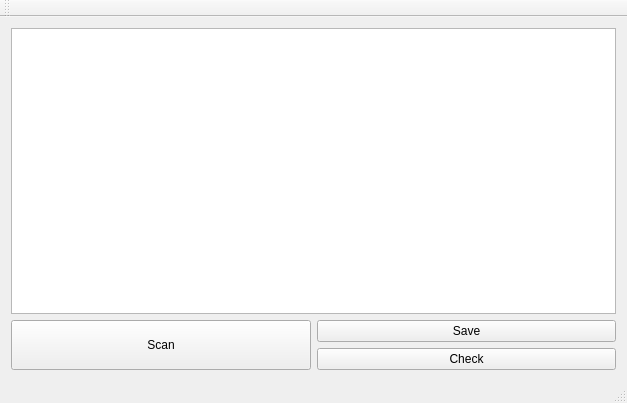
<?xml version="1.0" encoding="UTF-8"?>
<ui version="4.0">
 <class>MainWindow</class>
 <widget class="QMainWindow" name="MainWindow">
  <property name="geometry">
   <rect>
    <x>0</x>
    <y>0</y>
    <width>627</width>
    <height>403</height>
   </rect>
  </property>
  <property name="sizePolicy">
   <sizepolicy hsizetype="Preferred" vsizetype="Preferred">
    <horstretch>0</horstretch>
    <verstretch>0</verstretch>
   </sizepolicy>
  </property>
  <property name="windowTitle">
   <string>PenguSniff</string>
  </property>
  <widget class="QWidget" name="centralWidget">
   <layout class="QGridLayout" name="gridLayout">
    <item row="2" column="1">
     <widget class="QPushButton" name="checkButton">
      <property name="text">
       <string>Check</string>
      </property>
     </widget>
    </item>
    <item row="1" column="0" rowspan="2">
     <widget class="QPushButton" name="pushButton">
      <property name="sizePolicy">
       <sizepolicy hsizetype="Minimum" vsizetype="Preferred">
        <horstretch>0</horstretch>
        <verstretch>0</verstretch>
       </sizepolicy>
      </property>
      <property name="text">
       <string>Scan</string>
      </property>
     </widget>
    </item>
    <item row="0" column="0" colspan="2">
     <widget class="QTextBrowser" name="textBrowser">
      <property name="sizePolicy">
       <sizepolicy hsizetype="Preferred" vsizetype="Preferred">
        <horstretch>0</horstretch>
        <verstretch>0</verstretch>
       </sizepolicy>
      </property>
      <property name="horizontalScrollBarPolicy">
       <enum>Qt::ScrollBarAsNeeded</enum>
      </property>
      <property name="sizeAdjustPolicy">
       <enum>QAbstractScrollArea::AdjustToContentsOnFirstShow</enum>
      </property>
     </widget>
    </item>
    <item row="1" column="1">
     <widget class="QPushButton" name="saveButton">
      <property name="text">
       <string>Save</string>
      </property>
     </widget>
    </item>
   </layout>
  </widget>
  <widget class="QMenuBar" name="menuBar">
   <property name="geometry">
    <rect>
     <x>0</x>
     <y>0</y>
     <width>627</width>
     <height>25</height>
    </rect>
   </property>
  </widget>
  <widget class="QToolBar" name="mainToolBar">
   <attribute name="toolBarArea">
    <enum>TopToolBarArea</enum>
   </attribute>
   <attribute name="toolBarBreak">
    <bool>false</bool>
   </attribute>
  </widget>
  <widget class="QStatusBar" name="statusBar"/>
 </widget>
 <layoutdefault spacing="6" margin="11"/>
 <resources/>
 <connections/>
</ui>
